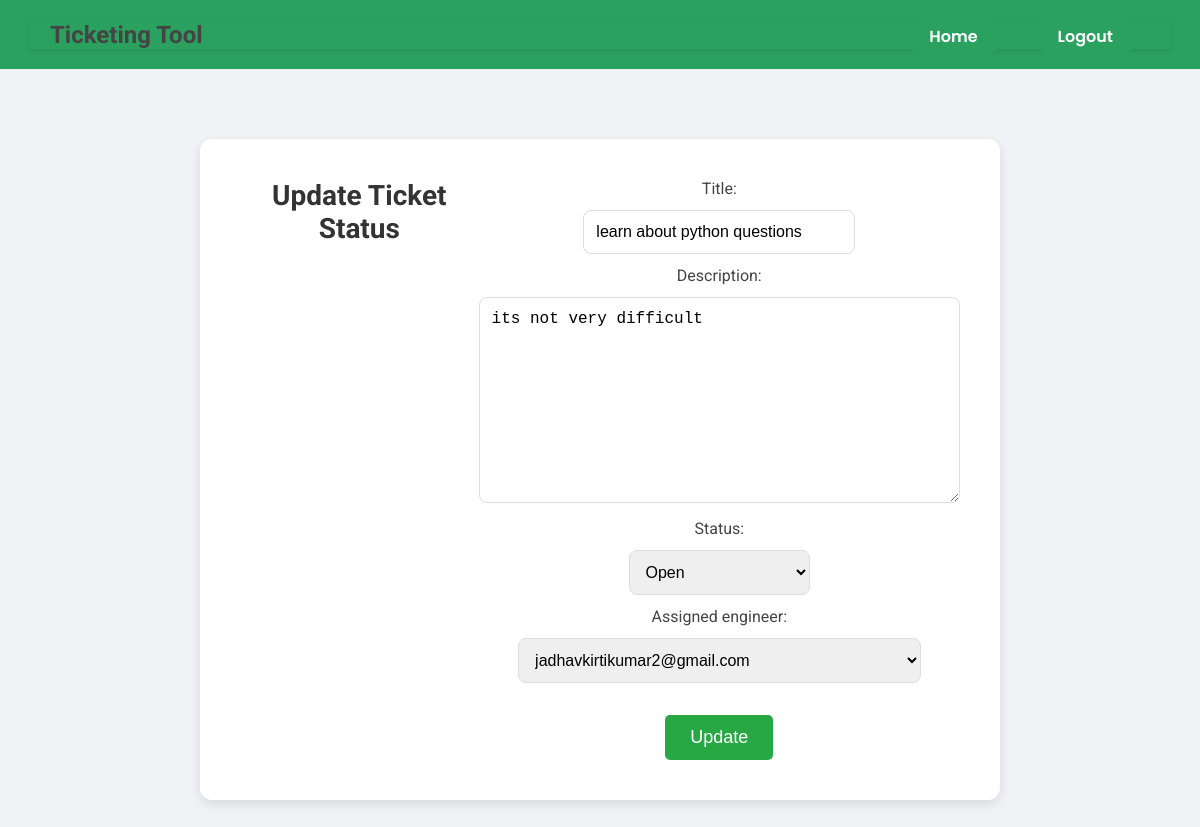
Screenshot of /tickets/ticket/2/update_status/ (signed in) with the database file from the repository.
### tickets/models.py (models this page shows, shortened)
class Ticket(models.Model):
    STATUS_CHOICES = [
        ('open', 'Open'),
        ('in_progress', 'In Progress'),
        ('closed', 'Closed'),
    ]
    title = models.CharField(max_length=255)
    description = models.TextField()
    status = models.CharField(max_length=20, choices=STATUS_CHOICES, default='open')
    creator = models.ForeignKey(settings.AUTH_USER_MODEL, on_delete=models.CASCADE, related_name='created_tickets')
    assigned_engineer = models.ForeignKey(settings.AUTH_USER_MODEL, on_delete=models.CASCADE, related_name='assigned_tickets', blank=True, null=True)
    creation_timestamp = models.DateTimeField(auto_now_add=True)

### tickets/views.py (the view)
# urls.py: path('ticket/<int:ticket_id>/update_status/', update_ticket_status, name='update_ticket_status'),
@login_required
def update_ticket_status(request, ticket_id):
    if not request.user.is_engineer:
        return redirect('ticket_list')
    ticket = get_object_or_404(Ticket, pk=ticket_id)
    if request.method == 'POST':
        form = TicketForm(request.POST, instance=ticket)
        if form.is_valid():
            form.save()
            return HttpResponseRedirect(reverse('ticket_detail', args=[ticket_id]))
    else:
        form = TicketForm(instance=ticket)
    return render(request, 'tickets/update_ticket_status.html', {'form': form, 'ticket': ticket})

### tickets/forms.py
class TicketForm(forms.ModelForm):
    class Meta:
        model = Ticket
        fields = ['title', 'description', 'status', 'assigned_engineer']

### tickets/templates/tickets/update_ticket_status.html (shortened to what this page needs)
{% extends 'base_generic.html' %}
{% load static %}
{% block content %}
    <link rel="stylesheet" href="{% static 'tickets/update_ticket.css' %}">
    <div class="form-container">
        <div class="container">
            <h2>Update Ticket Status</h2>
            <form method="post">
                {{ form.as_p }}
                <button type="submit">Update</button>
            </form>
        </div>
    </div>
{% endblock %}

### static/tickets/signup.css (style rules this page uses)
* { box-sizing: border-box; }
body { margin: 0; font-family: 'Poppins', Arial, Helvetica, sans-serif; font-size: 16px; font-weight: 400; color: #666666; background-image: url('https://wallpapercave.com/wp/s0nLOnC.jpg'); background-size: cover; background-position: center; }
.container { position: relative; width: 100%; max-width: 1000px; height: auto; display: flex; background: #ffffff; box-shadow: 0 0 5px #999999; }
* { box-sizing: border-box; margin: 0; padding: 0; }
body { margin: 0; font-family: 'Poppins', Arial, Helvetica, sans-serif; font-size: 16px; font-weight: 400; color: #666666; background: #eaeff4; }

### static/tickets/update_ticket.css (style rules this page uses)
* { box-sizing: border-box; }
body { margin: 0; font-family: 'Roboto', Arial, Helvetica, sans-serif; font-size: 16px; font-weight: 400; color: #444; background: #f0f2f5; }
.form-container { display: flex; align-items: center; justify-content: center; min-height: 100vh; }
.container { width: 100%; max-width: 800px; background: #ffffff; padding: 40px; border-radius: 12px; box-shadow: 0 4px 12px rgba(0, 0, 0, 0.1); text-align: center; margin: 20px; }
h2 { font-size: 28px; color: #333; margin-bottom: 25px; font-weight: 700; }
form { display: flex; flex-direction: column; align-items: center; }
form button { margin-top: 20px; padding: 12px 25px; font-size: 18px; color: #fff; background-color: #28a745; border: none; border-radius: 5px; cursor: pointer; transition: background-color 0.3s ease; }
form input, form select, form textarea { width: 100%; max-width: 500px; padding: 12px; margin: 12px 0; border: 1px solid #ddd; border-radius: 8px; font-size: 16px; outline: none; transition: border-color 0.3s ease; }

### rows the page displays
Ticket: title "learn about python questions", description "its not very difficult", status "Open", assigned_engineer "jadhavkirtikumar2@gmail.com"
